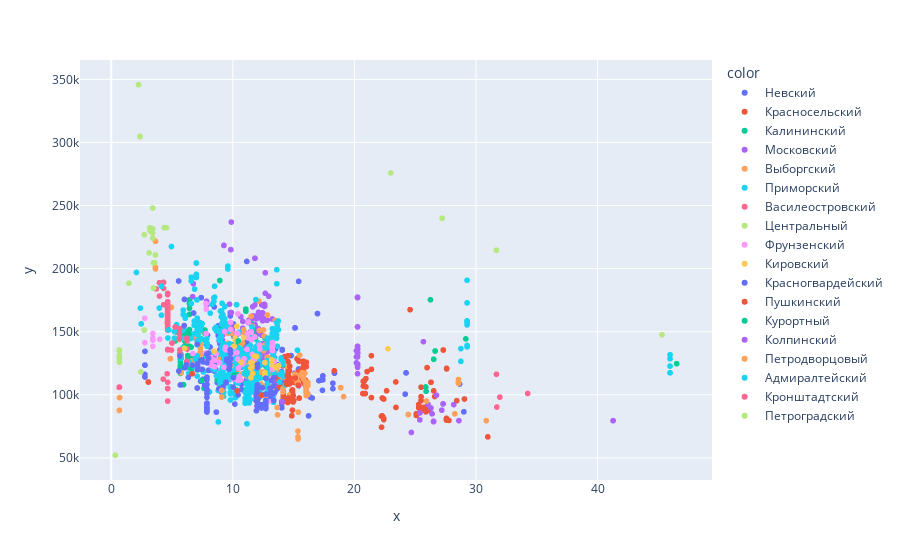

Write notebook code for a chart like this one.
### Code cell
px.scatter(x = one_flat.distance,
    y = one_flat.price_per_sq_meter, color = one_flat.district)

### Figure 1 — Plotly figure (JSON) as saved in the notebook; plotly's stock layout.template omitted (floating-point values rounded to 4 significant figures; data arrays with more than 128 entries replaced by an {"elided": "..."} marker saying what was removed)
{"data": [{"hoverlabel": {"namelength": 0}, "hovertemplate": "color=Невский<br>x=%{x}<br>y=%{y}", "legendgroup": "Невский", "marker": {"color": "#636efa", "symbol": "circle"}, "mode": "markers", "name": "Невский", "showlegend": true, "type": "scattergl", "x": {"elided": "300 float values"}, "xaxis": "x", "y": {"elided": "300 int values"}, "yaxis": "y"}, {"hoverlabel": {"namelength": 0}, "hovertemplate": "color=Красносельский<br>x=%{x}<br>y=%{y}", "legendgroup": "Красносельский", "marker": {"color": "#EF553B", "symbol": "circle"}, "mode": "markers", "name": "Красносельский", "showlegend": true, "type": "scattergl", "x": [26.2, 14.93, 18.34, 15.66, 14.16, 13.82, 14.55, 25.48, 25.7, 25.29, 25.09, 14.16, 15.02, 27.57, 11.94, 15.8, 15.8, 14.16, 14.9, 14.9, 14.16, 14.16, 14.16, 14.16, 14.16, 25.81, 14.2, 25.88, 15.66, 25.48, 15.8, 14.27, 14.55, 14.55, 15.8, 15.88, 15.8, 15.98, 15.98, 15.02, 26.2, 30.97, 13.07, 16.05, 14.99, 14.16, 25.81, 14.93, 14.11, 14.9, 14.16, 15.28, 15.43, 13.82, 25.48, 25.7, 25.29, 25.09, 27.57, 11.94, 15.8, 15.8, 14.9, 14.16, 14.2, 25.88, 15.66, 15.8, 15.8, 15.8, 15.8, 15.8, 14.55, 14.55, 14.55, 14.55, 15.8, 15.8, 12.04, 15.43, 13.07, 11.53, 25.49, 14.89, 15.28, 14.99, 14.9, 14.9, 14.27, 15.8, 15.98, 15.98, 13.07, 14.99, 14.93, 14.11, 15.02, 25.48, 25.29, 25.09, 27.57, 15.8, 15.8, 15.66, 15.8, 15.8, 15.8, 15.66, 13.64, 15.01, 12.99, 12.99, 12.99, 16.05, 12.04, 15.43, 15.28, 14.99], "xaxis": "x", "y": [87699, 100000, 119048, 115408, 97427, 106250, 126321, 106061, 90158, 92308, 85013, 100852, 109807, 81365, 105793, 126549, 125390, 101371, 102076, 98795, 99645, 95914, 98736, 102442, 102671, 89286, 106870, 86563, 120000, 98485, 121003, 128205, 116378, 119331, 110256, 108889, 118613, 111579, 107273, 109807, 87699, 66667, 111927, 125759, 111582, 101150, 89286, 100000, 123044, 103572, 94707, 109451, 118333, 106250, 95455, 88576, 89744, 83721, 80052, 105793, 126549, 125390, 102076, 102442, 106870, 86563, 117059, 121003, 115285, 126543, 125767, 122093, 115610, 120375, 130963, 118166, 125382, 126543, 162912, 126746, 97183, 102578, 87470, 111115, 128571, 111582, 103922, 87863, 130342, 118613, 111579, 107273, 111927, 111582, 100000, 123044, 95455, 95455, 89744, 83721, 80052, 126549, 125390, 117059, 126543, 125382, 126543, 113043, 112857, 112903, 106628, 101655, 104651, 122312, 162912, 126746, 128571, 110169], "yaxis": "y"}, {"hoverlabel": {"namelength": 0}, "hovertemplate": "color=Калининский<br>x=%{x}<br>y=%{y}", "legendgroup": "Калининский", "marker": {"color": "#00cc96", "symbol": "circle"}, "mode": "markers", "name": "Калининский", "showlegend": true, "type": "scattergl", "x": {"elided": "151 float values"}, "xaxis": "x", "y": {"elided": "151 int values"}, "yaxis": "y"}, {"hoverlabel": {"namelength": 0}, "hovertemplate": "color=Московский<br>x=%{x}<br>y=%{y}", "legendgroup": "Московский", "marker": {"color": "#ab63fa", "symbol": "circle"}, "mode": "markers", "name": "Московский", "showlegend": true, "type": "scattergl", "x": {"elided": "196 float values"}, "xaxis": "x", "y": {"elided": "196 int values"}, "yaxis": "y"}, {"hoverlabel": {"namelength": 0}, "hovertemplate": "color=Выборгский<br>x=%{x}<br>y=%{y}", "legendgroup": "Выборгский", "marker": {"color": "#FFA15A", "symbol": "circle"}, "mode": "markers", "name": "Выборгский", "showlegend": true, "type": "scattergl", "x": {"elided": "202 float values"}, "xaxis": "x", "y": {"elided": "202 int values"}, "yaxis": "y"}, {"hoverlabel": {"namelength": 0}, "hovertemplate": "color=Приморский<br>x=%{x}<br>y=%{y}", "legendgroup": "Приморский", "marker": {"color": "#19d3f3", "symbol": "circle"}, "mode": "markers", "name": "Приморский", "showlegend": true, "type": "scattergl", "x": {"elided": "781 float values"}, "xaxis": "x", "y": {"elided": "781 int values"}, "yaxis": "y"}, {"hoverlabel": {"namelength": 0}, "hovertemplate": "color=Василеостровский<br>x=%{x}<br>y=%{y}", "legendgroup": "Василеостровский", "marker": {"color": "#FF6692", "symbol": "circle"}, "mode": "markers", "name": "Василеостровский", "showlegend": true, "type": "scattergl", "x": {"elided": "170 float values"}, "xaxis": "x", "y": {"elided": "170 int values"}, "yaxis": "y"}, {"hoverlabel": {"namelength": 0}, "hovertemplate": "color=Центральный<br>x=%{x}<br>y=%{y}", "legendgroup": "Центральный", "marker": {"color": "#B6E880", "symbol": "circle"}, "mode": "markers", "name": "Центральный", "showlegend": true, "type": "scattergl", "x": [2.242, 0.6658, 0.6658, 0.6658, 0.3348, 3.392, 3.181, 27.22, 3.579, 4.35, 0.6658, 0.6658, 0.6658, 0.6658, 0.6658, 2.437, 3.477, 3.392, 3.181, 27.22, 3.469, 4.546, 1.452, 3.477, 3.108], "xaxis": "x", "y": [345745, 130575, 128467, 128921, 52111, 228261, 232500, 240000, 204651, 232439, 125933, 135535, 134861, 130920, 131467, 118182, 184615, 228261, 230000, 240000, 204651, 232439, 188462, 184615, 212500], "yaxis": "y"}, {"hoverlabel": {"namelength": 0}, "hovertemplate": "color=Фрунзенский<br>x=%{x}<br>y=%{y}", "legendgroup": "Фрунзенский", "marker": {"color": "#FF97FF", "symbol": "circle"}, "mode": "markers", "name": "Фрунзенский", "showlegend": true, "type": "scattergl", "x": [13.26, 13.26, 3.421, 13.26, 10.04, 9.261, 10.41, 13.03, 13.33, 11.68, 9.95, 13.03, 8.292, 11.74, 11.52, 10.1, 7.807, 8.57, 13.22, 11.7, 8.178, 13.26, 13.26, 6.702, 3.421, 8.911, 3.421, 3.421, 3.421, 12.18, 8.178, 10.39, 9.394, 9.394, 7.807, 11.21, 11.21, 13.03, 13.26, 10.52, 13.43, 10.32, 13.33, 9.95, 11.74, 10.92, 11.6, 10.41, 11.76, 9.324, 10.42, 11.28, 10.48, 13.26, 8.628, 10.34, 9.973, 13.23, 11.16, 9.838, 13.22, 9.586, 13.23, 11.52, 12.21, 7.807, 10.81, 9.819, 3.99, 7.791, 11.81, 12.73, 9.819, 2.755, 2.755, 8.57, 13.22, 11.7, 8.178, 12.18, 10.39, 9.394, 11.21, 11.21, 13.33, 10.92, 11.76, 10.65, 7.75, 8.518, 11.28, 9.586, 9.819, 7.803, 11.81], "xaxis": "x", "y": [125000, 140000, 138462, 138819, 112540, 121839, 128333, 103947, 113128, 122857, 132379, 95763, 123167, 130769, 149750, 137931, 148571, 127389, 112857, 128065, 126984, 135000, 141463, 132703, 148611, 125407, 143902, 143333, 145000, 139394, 129841, 148810, 137586, 135828, 148571, 145244, 148122, 95263, 138819, 114706, 126563, 148718, 113128, 132379, 130769, 128527, 132039, 111378, 127381, 150117, 164164, 157728, 121300, 120217, 132500, 133516, 137300, 137537, 135995, 127577, 112865, 135493, 138475, 143835, 136421, 167859, 124420, 157454, 144025, 172226, 145833, 94805, 151873, 141310, 160680, 127361, 112857, 128065, 123810, 139394, 148810, 137586, 145244, 148122, 113128, 128527, 127381, 111801, 133144, 122222, 157728, 135493, 157454, 172226, 145833], "yaxis": "y"}, {"hoverlabel": {"namelength": 0}, "hovertemplate": "color=Кировский<br>x=%{x}<br>y=%{y}", "legendgroup": "Кировский", "marker": {"color": "#FECB52", "symbol": "circle"}, "mode": "markers", "name": "Кировский", "showlegend": true, "type": "scattergl", "x": [11.74, 11.95, 12.64, 12.64, 12.64, 12.64, 13.2, 11.48, 13.52, 10.9, 9.813, 10.33, 11.48, 10.19, 10.19, 22.76, 11.48, 9.813, 10.11, 13.76, 6.026, 11.96, 11.74, 13.2, 11.81, 10.68, 9.65, 8.459, 11.49, 11.64, 10.19, 11.48, 9.813, 11.74, 13.2, 11.64, 13.28, 11.64], "xaxis": "x", "y": [124242, 130363, 115477, 115584, 117574, 125543, 127742, 125714, 121372, 145385, 122902, 154348, 121212, 145000, 145000, 136445, 125714, 122902, 138669, 123028, 136849, 124579, 124242, 123871, 130662, 125806, 126393, 134484, 113611, 122250, 143333, 125714, 122902, 124242, 123871, 117021, 106061, 122250], "yaxis": "y"}, {"hoverlabel": {"namelength": 0}, "hovertemplate": "color=Красногвардейский<br>x=%{x}<br>y=%{y}", "legendgroup": "Красногвардейский", "marker": {"color": "#636efa", "symbol": "circle"}, "mode": "markers", "name": "Красногвардейский", "showlegend": true, "type": "scattergl", "x": {"elided": "147 float values"}, "xaxis": "x", "y": {"elided": "147 int values"}, "yaxis": "y"}, {"hoverlabel": {"namelength": 0}, "hovertemplate": "color=Пушкинский<br>x=%{x}<br>y=%{y}", "legendgroup": "Пушкинский", "marker": {"color": "#EF553B", "symbol": "circle"}, "mode": "markers", "name": "Пушкинский", "showlegend": true, "type": "scattergl", "x": [10.36, 21.4, 3.049, 27.77, 14.66, 14.66, 14.66, 15.46, 14.66, 14.85, 20.7, 20.73, 14.67, 23.41, 14.6, 22.65, 12.35, 14.66, 23.42, 22.42, 20.73, 14.66, 22.3, 22.34, 14.96, 26.3, 14.44, 14.67, 3.049, 15.46, 14.85, 14.44, 14.96, 14.62, 14.62, 14.52, 14.62, 24.58, 10.36, 14.66, 20.89, 20.8, 14.67, 14.5, 21.4, 21.4, 6.657, 27.31, 22.28, 22.42, 14.67, 15.13, 21.04, 14.67, 27.59, 29.05, 22.23, 28.42, 14.67, 22.33, 26.52, 22.23, 22.42, 22.3, 22.34, 26.3, 14.67, 3.049, 15.46, 14.85, 14.62, 14.62, 14.62, 25.98, 14.52, 25.98, 14.52, 20.89, 20.8, 14.67, 27.31, 20.95, 15.37, 26.6, 20.95, 14.86, 22.28, 14.67, 27.59, 22.33], "xaxis": "x", "y": [103125, 97808, 110159, 79724, 109722, 97052, 97052, 97437, 108575, 83407, 101005, 110740, 110606, 110215, 112500, 103211, 99741, 119048, 90000, 81295, 106921, 97087, 97484, 97059, 94340, 109948, 108401, 111875, 110159, 97437, 83407, 110668, 99272, 111500, 111500, 93939, 111500, 167500, 103125, 111263, 101005, 110740, 110606, 114848, 120215, 130977, 116667, 135526, 83333, 96667, 122686, 113303, 118421, 113576, 120971, 96694, 74360, 95349, 110526, 82791, 103175, 83056, 80336, 97484, 97059, 109948, 110938, 110159, 97411, 83407, 113500, 113500, 111500, 121547, 97484, 121547, 97484, 101005, 110740, 110606, 135526, 112837, 107513, 98684, 106268, 103448, 83333, 122686, 120519, 82791], "yaxis": "y"}, {"hoverlabel": {"namelength": 0}, "hovertemplate": "color=Курортный<br>x=%{x}<br>y=%{y}", "legendgroup": "Курортный", "marker": {"color": "#00cc96", "symbol": "circle"}, "mode": "markers", "name": "Курортный", "showlegend": true, "type": "scattergl", "x": [25.87, 26.53, 26.64, 46.51, 25.9, 26.64, 26.25, 10.45], "xaxis": "x", "y": [106219, 128205, 134740, 124688, 102829, 134740, 175359, 142683], "yaxis": "y"}, {"hoverlabel": {"namelength": 0}, "hovertemplate": "color=Колпинский<br>x=%{x}<br>y=%{y}", "legendgroup": "Колпинский", "marker": {"color": "#ab63fa", "symbol": "circle"}, "mode": "markers", "name": "Колпинский", "showlegend": true, "type": "scattergl", "x": [41.28, 26.51, 26.05, 26.75, 27.19, 27.29, 26.39, 24.69, 25.38, 26.51, 28.18, 41.28, 26.05, 27.29, 26.39, 25.38, 26.51, 28.6, 26.05, 27.29, 26.39, 26.3, 25.38], "xaxis": "x", "y": [79545, 79114, 92330, 99723, 87859, 92813, 85000, 70175, 80135, 78797, 92222, 79545, 92330, 92813, 85000, 85666, 78797, 79545, 92330, 92813, 85000, 89552, 85666], "yaxis": "y"}, {"hoverlabel": {"namelength": 0}, "hovertemplate": "color=Петродворцовый<br>x=%{x}<br>y=%{y}", "legendgroup": "Петродворцовый", "marker": {"color": "#FFA15A", "symbol": "circle"}, "mode": "markers", "name": "Петродворцовый", "showlegend": true, "type": "scattergl", "x": [0.6845, 9.088, 18.88, 9.088, 28.26, 18.88, 0.6845, 9.088, 0.6658, 9.088, 24.43, 4.86, 24.43, 4.86, 0.6845, 9.088, 0.6658, 25.93, 30.85], "xaxis": "x", "y": [97792, 98191, 105714, 103491, 84932, 105714, 97792, 98191, 87683, 103491, 84375, 128571, 84375, 128571, 97792, 98191, 87683, 95062, 79494], "yaxis": "y"}, {"hoverlabel": {"namelength": 0}, "hovertemplate": "color=Адмиралтейский<br>x=%{x}<br>y=%{y}", "legendgroup": "Адмиралтейский", "marker": {"color": "#19d3f3", "symbol": "circle"}, "mode": "markers", "name": "Адмиралтейский", "showlegend": true, "type": "scattergl", "x": [2.069, 2.461, 4.727, 4.128, 4.128, 4.655, 2.395, 3.949], "xaxis": "x", "y": [196973, 156250, 151399, 163108, 186056, 145015, 168720, 168734], "yaxis": "y"}, {"hoverlabel": {"namelength": 0}, "hovertemplate": "color=Кронштадтский<br>x=%{x}<br>y=%{y}", "legendgroup": "Кронштадтский", "marker": {"color": "#FF6692", "symbol": "circle"}, "mode": "markers", "name": "Кронштадтский", "showlegend": true, "type": "scattergl", "x": [31.72, 31.68, 34.25, 31.97], "xaxis": "x", "y": [90323, 116279, 101083, 98206], "yaxis": "y"}, {"hoverlabel": {"namelength": 0}, "hovertemplate": "color=Петроградский<br>x=%{x}<br>y=%{y}", "legendgroup": "Петроградский", "marker": {"color": "#B6E880", "symbol": "circle"}, "mode": "markers", "name": "Петроградский", "showlegend": true, "type": "scattergl", "x": [3.407, 45.31, 3.407, 31.67, 3.407, 3.407, 2.707, 31.67, 22.99, 3.634, 31.67, 2.365, 2.707, 2.365, 2.707], "xaxis": "x", "y": [224215, 147560, 231579, 214592, 248042, 224215, 226804, 214592, 275848, 210870, 214592, 304740, 151316, 304740, 151316], "yaxis": "y"}], "layout": {"legend": {"title": {"text": "color"}, "tracegroupgap": 0}, "margin": {"t": 60}, "xaxis": {"anchor": "y", "domain": [0, 1], "title": {"text": "x"}}, "yaxis": {"anchor": "x", "domain": [0, 1], "title": {"text": "y"}}}}
